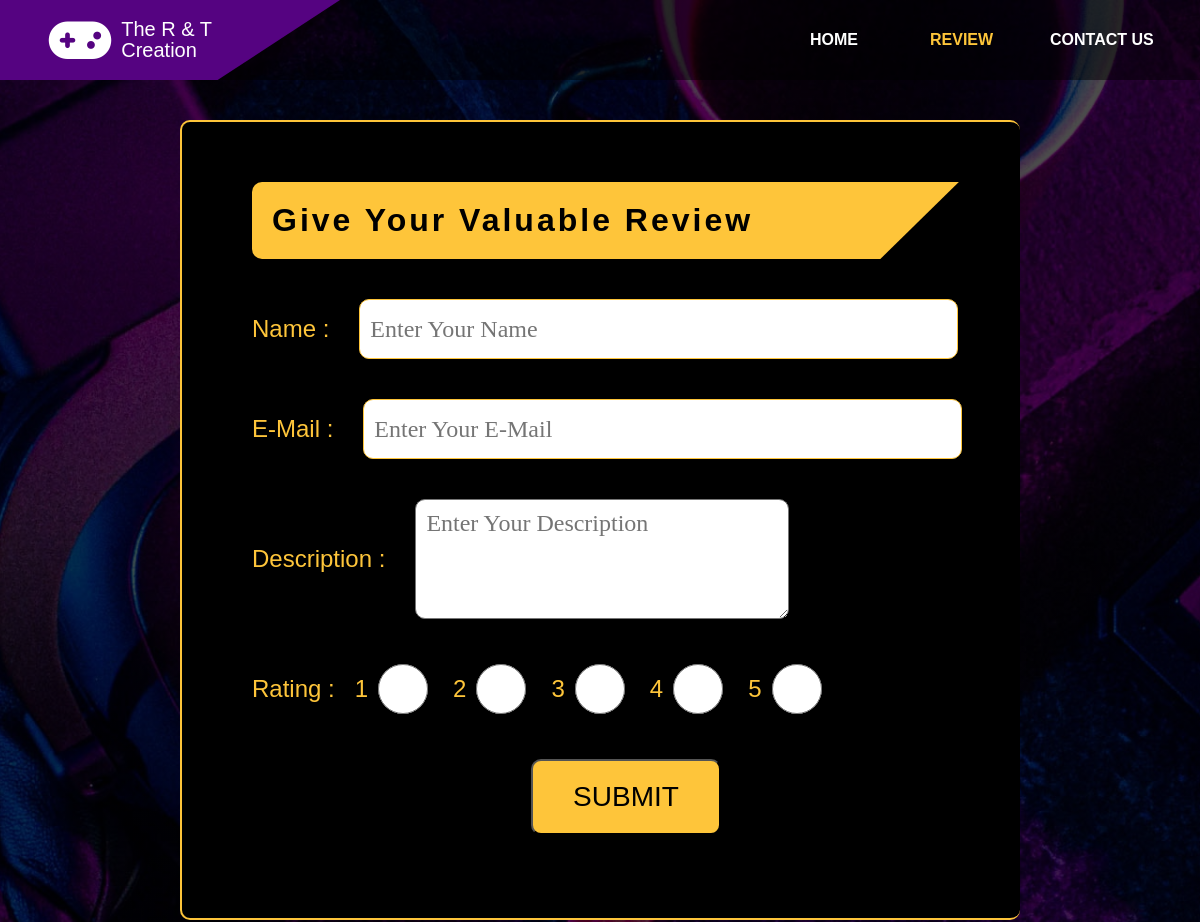
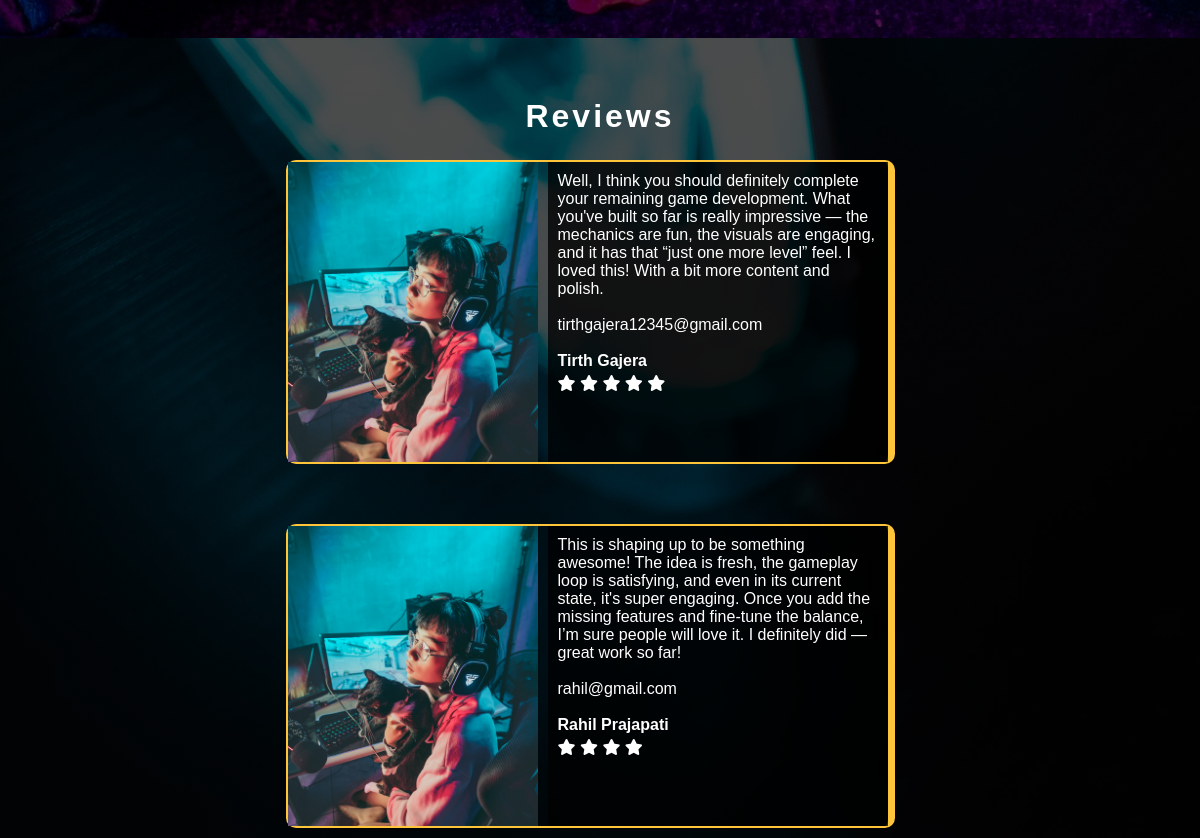
/review/, run on the app's committed database (2 pictures, top to bottom).
### app/models.py (models this page shows, shortened)
class Reviews(models.Model):
    name = models.CharField(max_length=100)
    email = models.EmailField()
    desc = models.TextField()
    rating = models.IntegerField()
    date = models.DateField(auto_now_add=True)

### app/views.py (the view, shortened to what this page needs)
# urls.py: path('review/', views.review, name='review'),
def review(request):
    reviews = Reviews.objects.all()
    return render(request,'review.html',{'reviews': reviews})

### app/templates/review.html (shortened to what this page needs)
{% load static %}
<html lang="en">
<head>
</head>
<body style="width:100%;height:100%">
    <div class="container" id="container" style="height: 100%;">
        <header>
            <div class="logo" style="width:340px;">
                <i class="fas fa-gamepad"></i>
                <p style="margin-right:40px">The R & T Creation</p>
            </div>
            <ul class="navbar" style="margin-right:30px">
                <li><a href="{% url 'home' %}" >HOME</a></li>
                <li><a href="{% url 'review' %}" class="active">REVIEW</a></li>
                <li><a href="{% url 'contact' %}">CONTACT US</a></li>
            </ul>
        </header>
        <div class="review-section" style="height:100vh;padding:20px;color:black;padding-left:70px; border:2px solid #FEC53A;width:70%;border-radius:10px;background-color:black;margin-top:40px;border-right:none;margin-left:40px;box-shadow: 20 0 0px black;margin-left:auto;margin-right:auto;">
            <h1 style="font-weight:bold; letter-spacing:3px;margin-top:40px; background:#FEC53A;padding:20px;border-radius:10px;width:105%;clip-path: polygon(0 0, 90% 0, 80% 100%, 0% 100%);">Give Your Valuable Review</h1>
            <form method="POST">
                <div style="margin-top:40px;font-size:24px;display:flex;align-items:center;">
                    <lable for="name" style="color:#FEC53A;">Name :</lable>
                    <input type="text" name="name" id="name" placeholder="Enter Your Name" style="width:80%;height:60px;margin-left:30px;border-radius:10px;padding:10px;font-size:24px;border:1px solid #FEC53A;outline:none;transition:0.3s;font-family: 'Poppins';" onfocus="this.style.border='4px solid #FEC53A';" onblur="this.style.border='0px solid #FEC53A';" required>
                    <br>
                </div>
                <div style="margin-top:40px;font-size:24px;display:flex;align-items:center;">
                    <lable for="name" style="color:#FEC53A;">E-Mail : </lable>
                    <input type="email" name="email" id="email" placeholder="Enter Your E-Mail" style="width:80%;height:60px;margin-left:30px;border-radius:10px;padding:10px;font-size:24px;border:1px solid #FEC53A;outline:none;transition:0.3s;font-family: 'Poppins';" onfocus="this.style.border='4px solid #FEC53A';" onblur="this.style.border='0px solid #FEC53A';" required>
                    <br>
                </div>
                <div style="margin-top:40px;font-size:24px;display:flex;align-items:center;">
                    <lable for="name" style="color:#FEC53A;">Description :</lable>
                    <textarea type="text" name="desc" id="desc" placeholder="Enter Your Description" style=";width:50%;max-width:70%;height:120px;max-height:120px;margin-left:30px;border-radius:10px;padding:10px;font-size:24px;font-family: 'Poppins';" required></textarea>
                    <br>
                </div>
                <div style="margin-top:40px;font-size:24px;display:flex;align-items:center;width:110%;">
                    <lable for="name" style="color:#FEC53A;margin-right:20px">Rating :</lable>
                    <label for="rating1" style="color:#FEC53A;margin-right:10px;">1</label>
                    <input type="radio" name="rating" value="1" id="rating1" style="width:50px;height:60px;border-radius:10px;padding:10px;font-size:5px;margin-right:25px;" required>
                    <label for="rating2" style="color:#FEC53A;margin-right:10px;">2</label>
                    <input type="radio" name="rating" value="2" id="rating2" style="width:50px;height:60px;border-radius:10px;padding:10px;font-size:5px;margin-right:25px;" required>
                    <label for="rating3" style="color:#FEC53A;margin-right:10px;">3</label>
                    <input type="radio" name="rating" value="3" id="rating3" style="width:50px;height:60px;border-radius:10px;padding:10px;font-size:5px;margin-right:25px;" required>
                    <label for="rating4" style="color:#FEC53A;margin-right:10px;">4</label>
                    <input type="radio" name="rating" value="4" id="rating4" style="width:50px;height:60px;border-radius:10px;padding:10px;font-size:5px;margin-right:25px;" required>
                    <label for="rating5" style="color:#FEC53A;margin-right:10px;">5</label>
                    <input type="radio" name="rating" value="5" id="rating5" style="width:50px;height:60px;;border-radius:10px;padding:10px;font-size:5px;" required>
                    <br>
                </div>
                <button type="submit" style="padding:20px 40px;margin-top:40px;border-radius:10px;background:#FEC53A;font-size:28px;color:black;margin-left:auto;margin-right:auto;display:block;">SUBMIT</button>
            </form>
        </div>
        <div class="section-3" id="section-3" style="height:100vh">
            <h1 style="color:white;font-weight:bold; letter-spacing:3px;margin-top:40px;padding-top:60px">Reviews</h1>
            <div class="section-3-wrapper" style="margin-top:-35px;display:flex;flex-wrap:wrap;">
                {% for review in reviews %}
                <div style="display:flex; margin-top:60px;margin-right:20px; border:2px solid #FEC53A;border-right:7px solid #FEC53A;border-radius:10px;">
                    <div class="feedback f-img-2"></div>
                    <div class="feedback-desc">
                        <p>{{review.desc}}</p>
                        <br>
                        <div style="color:white">{{review.email}}</div>
                        <br>
                        <h4 style="margin-bottom:5px;float:bottom">{{review.name}}</h4>
                        {% if review.rating == 1 %}
                        <i class="fas fa-star"></i>
                        {% elif review.rating == 2 %}
                        <i class="fas fa-star"></i>
                        <i class="fas fa-star"></i>
                        {% elif review.rating == 3 %}
                        <i class="fas fa-star"></i>
                        <i class="fas fa-star"></i>
                        <i class="fas fa-star"></i>
                        {% elif review.rating == 4 %}
                        <i class="fas fa-star"></i>
                        <i class="fas fa-star"></i>
                        <i class="fas fa-star"></i>
                        <i class="fas fa-star"></i>
                        {% elif review.rating == 5 %}
                        <i class="fas fa-star"></i>
                        <i class="fas fa-star"></i>
                        <i class="fas fa-star"></i>
                        <i class="fas fa-star"></i>
                        <i class="fas fa-star"></i>
                        {% endif %}
                    </div>
                </div>
                {% endfor %}
            </div>
        </div>
    </div>
</body>
</html>

### app/templates/review.html (style rules this page uses)
.fa, .fab, .fad, .fal, .far, .fas { -moz-osx-font-smoothing: grayscale; -webkit-font-smoothing: antialiased; display: inline-block; font-style: normal; font-variant: normal; text-rendering: auto; line-height: 1 }
.fa-gamepad:before { content: "\f11b" }
.fa-star:before { content: "\f005" }

### data on the page
Reviews: desc "Well, I think you should definitely complete your remaining game development. What you've built so far is really impressive — the mechanics are fun, the visuals are engaging, and it has that “just one more level” feel. I loved this! With a bit more content and polish.", email "tirthgajera12345@gmail.com", name "Tirth Gajera", rating 5 (drawn)
Reviews: desc "This is shaping up to be something awesome! The idea is fresh, the gameplay loop is satisfying, and even in its current state, it's super engaging. Once you add the missing features and fine-tune the balance, I’m sure people will love it. I definitely did — great work so far!", email "rahil@gmail.com", name "Rahil Prajapati", rating 4 (drawn)
